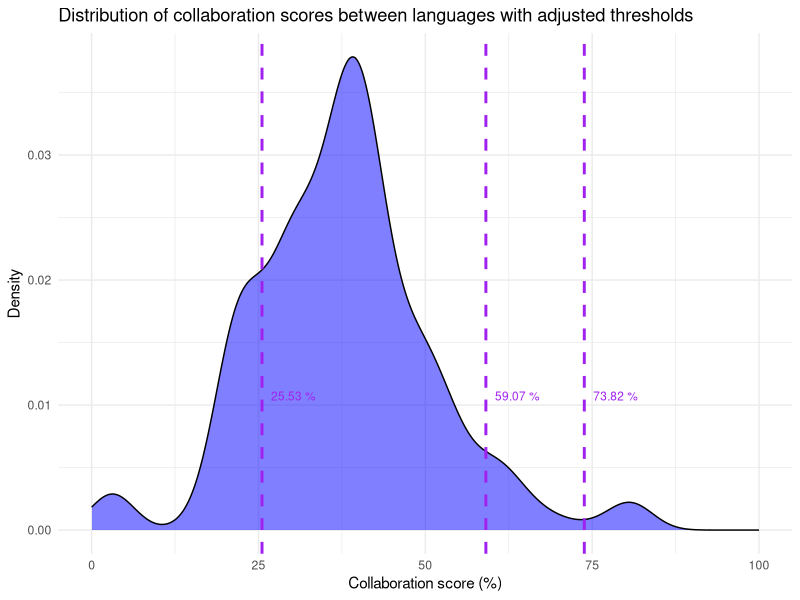

The R source for this figure:
# Load the required libraries for data visualization, manipulation, and reading
library(ggplot2)
library(dplyr)
library(readr)

# Read the cleaned and preprocessed data from a CSV file
data <- read_csv2("CollaborationMetric_Languages_Cleaned.csv")

# Convert the 'CollaborationScore' to a percentage for easier interpretation and visualization
data <- data %>%
  mutate(CollaborationScore_Percentage = as.numeric(CollaborationScore) * 100)

# Calculate the density of the collaboration score percentages to find distribution
dens <- density(data$CollaborationScore_Percentage, adjust=0.77)

# Calculate the mean for the collaboration scores
mean_score <- mean(data$CollaborationScore_Percentage)

# Find the differences in density values to identify valleys in the density plot
dens_diff <- diff(dens$y)
# Identify points where the change in sign indicates a valley
creux <- which(diff(sign(dens_diff)) == 2) + 1
# Extract the x-values (collaboration score percentages) at these valley points
creux_x <- dens$x[creux]

# Define a function to find the nearest actual value in the data to specified thresholds
nearest <- function(vector, value) {
  idx <- which.min(abs(vector - value))
  return(vector[idx])
}

# Adjust symbiosis thresholds based on the nearest values found in the density plot
seuils_symbiose_ajustes <- c(nearest(creux_x, 31.94), nearest(creux_x, 52.89), nearest(creux_x, 71.45))

# Create a density plot of the collaboration score percentages with adjusted thresholds
plot_symbiose_ajuste <- ggplot(data, aes(x = CollaborationScore_Percentage)) +
  geom_density(fill = "blue", alpha = 0.5) +
  scale_x_continuous(limits = c(0, 100)) +
  labs(title = "Distribution of collaboration scores between languages with adjusted thresholds", x = "Collaboration score (%)", y = "Density") +
  theme_minimal()

# Add vertical lines and annotations for adjusted thresholds
for (i in seq_along(seuils_symbiose_ajustes)) {
  seuil <- seuils_symbiose_ajustes[i]
  plot_symbiose_ajuste <- plot_symbiose_ajuste +
    geom_vline(xintercept = seuil, color = "purple", linetype = "dashed", size = 1) +
    annotate("text", x = seuil, y = 0.01, label = paste(round(seuil, 2), "%"), vjust = -0.5,hjust = -0.2, color = "purple", size = 3)
}

# Output the plot to a PDF file with specified dimensions
pdf("LanguageCollaborationDistributionAdjustedReport.pdf", width = 11, height = 8)
print(plot_symbiose_ajuste)
dev.off()
